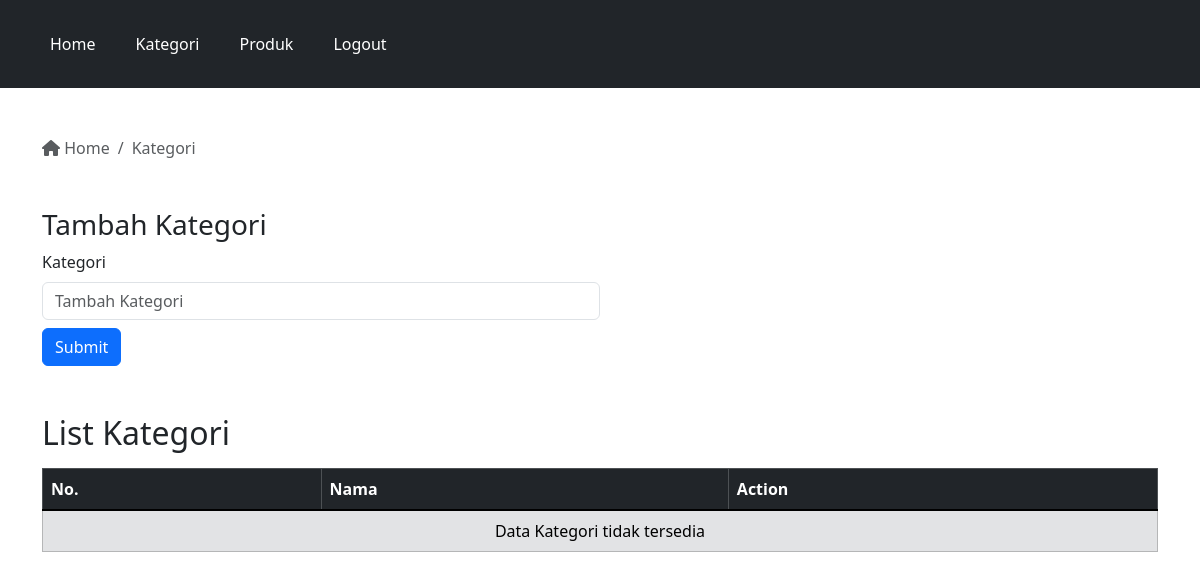
The page /admin/kategori.php (signed in) on the database as committed earlier.
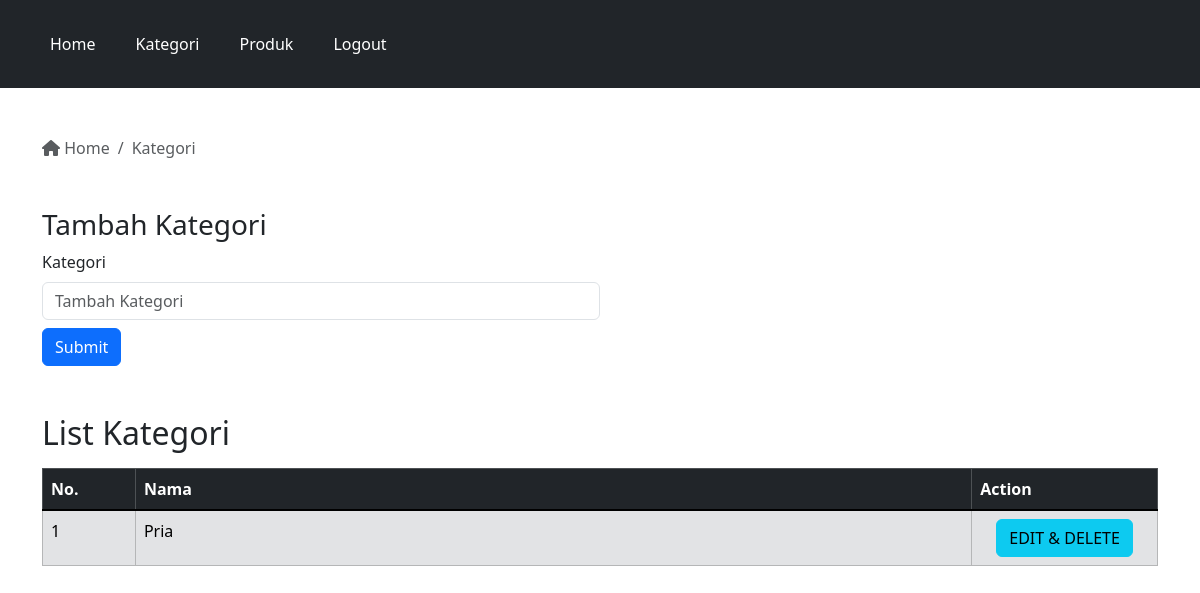
The same page on the database as committed later.
### tables this page shows
CREATE TABLE `kategori` (
  `id` int(11) NOT NULL,
  `nama` varchar(100) DEFAULT NULL
);

### admin/kategori.php (the view, shortened to what this page needs)
<?php
    require_once '../koneksi.php';
    $queryKategori = mysqli_query($conn, "SELECT * FROM kategori");
    $jumlahKategori = mysqli_num_rows($queryKategori);
?>
<!DOCTYPE html>
<html lang="en">
<head>
    <link rel="stylesheet" href="../bootstrap/css/bootstrap.min.css">
    <link rel="stylesheet" href="../fontawesome/css/fontawesome.min.css">
</head>
<body>
    <?php require_once 'navbar.php'; ?>
    <div class="container mt-5">
    <nav aria-label="breadcrumb">
            <ol class="breadcrumb">
                <li class="breadcrumb-item active" aria-current="page">
                    <a href="index.php" class="no-decoration text-muted"><i class="fa-solid fa-house"></i> Home</a>
                </li>
                <li class="breadcrumb-item active" aria-current="page">
                     Kategori
                </li>
            </ol>
        </nav>
        <div class="my-5 col-12 col-md-6">
            <h3>Tambah Kategori</h3>
            <form action="" method="post">
                <div>
                    <label for="kategori">Kategori</label>
                    <input type="text" name="kategori" id="kategori" placeholder="Tambah Kategori" class="form-control mt-2">
                </div>
                <div class="mt-2">
                    <button type="submit" name="submit" class="btn btn-primary">
                        Submit
                    </button>
                </div>
            </form>
        </div>
        <div class="mt-5">
            <h2>List Kategori</h2>
            <div class="table-responsive mt-3">
                <table class="table table-bordered table-secondary table-hover">
                    <thead>
                        <tr class="table-dark">
                            <th>No.</th>
                            <th>Nama</th>
                            <th>Action</th>
                        </tr>
                    </thead>
                    <tbody class="table-group-divider">
                        <?php
                            if($jumlahKategori == 0){
                        ?>
                            <tr>
                                <td colspan="3" class="text-center">Data Kategori tidak tersedia</td>
                            </tr>
                        <?php
                            }else{
                                $nomor = 1;
                                while($data = mysqli_fetch_array($queryKategori)){
                        ?>
                            <tr>
                                <td class="col-1">
                                    <?php echo $nomor; ?>
                                </td>
                                <td>
                                    <?php
                                        echo $data['nama']
                                    ?>
                                </td>
                                <td class="col-2 text-center">
                                    <a href="detail-kategori.php?qi=<?php echo $data['id']; ?>" class="btn btn-info">EDIT & DELETE</a>
                                </td>
                            </tr>
                        <?php
                                $nomor++;
                                }
                            }
                        ?>
                    </tbody>
                </table>
            </div>
        </div>
    </div>
</body>
</html>

Rows that differ between the two databases and show on the page:
added kategori: nama "Pria"
Other text that changed with them:
text no longer shown: "Data Kategori tidak tersedia"
